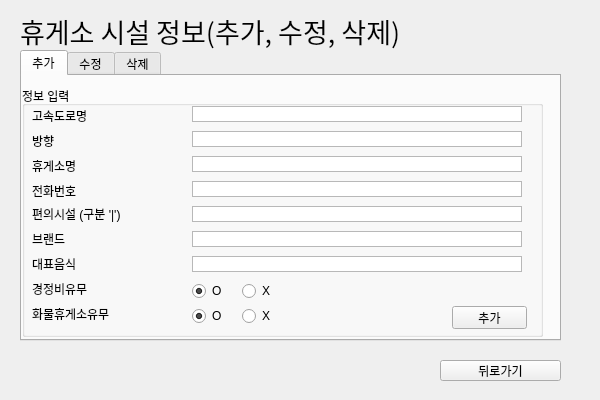
<?xml version="1.0" encoding="UTF-8"?>
<ui version="4.0">
 <class>Form_nood1_3</class>
 <widget class="QWidget" name="Form_nood1_3">
  <property name="geometry">
   <rect>
    <x>0</x>
    <y>0</y>
    <width>600</width>
    <height>400</height>
   </rect>
  </property>
  <property name="windowTitle">
   <string>Form</string>
  </property>
  <property name="layoutDirection">
   <enum>Qt::LeftToRight</enum>
  </property>
  <widget class="QLabel" name="label">
   <property name="geometry">
    <rect>
     <x>20</x>
     <y>10</y>
     <width>491</width>
     <height>41</height>
    </rect>
   </property>
   <property name="font">
    <font>
     <family>Adobe Arabic</family>
     <pointsize>20</pointsize>
    </font>
   </property>
   <property name="text">
    <string>휴게소 시설 정보(추가, 수정, 삭제)</string>
   </property>
  </widget>
  <widget class="QPushButton" name="pushButton">
   <property name="geometry">
    <rect>
     <x>440</x>
     <y>360</y>
     <width>121</width>
     <height>21</height>
    </rect>
   </property>
   <property name="text">
    <string>뒤로가기</string>
   </property>
  </widget>
  <widget class="QTabWidget" name="tabWidget">
   <property name="geometry">
    <rect>
     <x>20</x>
     <y>50</y>
     <width>541</width>
     <height>291</height>
    </rect>
   </property>
   <property name="currentIndex">
    <number>0</number>
   </property>
   <widget class="QWidget" name="add">
    <attribute name="title">
     <string>추가</string>
    </attribute>
    <widget class="QGroupBox" name="groupBox">
     <property name="geometry">
      <rect>
       <x>0</x>
       <y>10</y>
       <width>521</width>
       <height>251</height>
      </rect>
     </property>
     <property name="title">
      <string>정보 입력</string>
     </property>
     <widget class="QLabel" name="label_4">
      <property name="geometry">
       <rect>
        <x>10</x>
        <y>70</y>
        <width>65</width>
        <height>20</height>
       </rect>
      </property>
      <property name="text">
       <string>휴게소명</string>
      </property>
     </widget>
     <widget class="QTextEdit" name="textEdit_4">
      <property name="geometry">
       <rect>
        <x>170</x>
        <y>95</y>
        <width>330</width>
        <height>16</height>
       </rect>
      </property>
      <property name="verticalScrollBarPolicy">
       <enum>Qt::ScrollBarAlwaysOff</enum>
      </property>
      <property name="horizontalScrollBarPolicy">
       <enum>Qt::ScrollBarAlwaysOff</enum>
      </property>
     </widget>
     <widget class="QLabel" name="label_7">
      <property name="geometry">
       <rect>
        <x>10</x>
        <y>195</y>
        <width>81</width>
        <height>16</height>
       </rect>
      </property>
      <property name="text">
       <string>경정비유무</string>
      </property>
     </widget>
     <widget class="QTextEdit" name="textEdit_5">
      <property name="geometry">
       <rect>
        <x>170</x>
        <y>145</y>
        <width>330</width>
        <height>16</height>
       </rect>
      </property>
      <property name="verticalScrollBarPolicy">
       <enum>Qt::ScrollBarAlwaysOff</enum>
      </property>
      <property name="horizontalScrollBarPolicy">
       <enum>Qt::ScrollBarAlwaysOff</enum>
      </property>
     </widget>
     <widget class="QTextEdit" name="textEdit_6">
      <property name="geometry">
       <rect>
        <x>170</x>
        <y>120</y>
        <width>330</width>
        <height>16</height>
       </rect>
      </property>
      <property name="verticalScrollBarPolicy">
       <enum>Qt::ScrollBarAlwaysOff</enum>
      </property>
      <property name="horizontalScrollBarPolicy">
       <enum>Qt::ScrollBarAlwaysOff</enum>
      </property>
     </widget>
     <widget class="QLabel" name="label_9">
      <property name="geometry">
       <rect>
        <x>10</x>
        <y>145</y>
        <width>81</width>
        <height>16</height>
       </rect>
      </property>
      <property name="text">
       <string>브랜드</string>
      </property>
     </widget>
     <widget class="QTextEdit" name="textEdit">
      <property name="geometry">
       <rect>
        <x>170</x>
        <y>20</y>
        <width>330</width>
        <height>16</height>
       </rect>
      </property>
      <property name="verticalScrollBarPolicy">
       <enum>Qt::ScrollBarAlwaysOff</enum>
      </property>
      <property name="horizontalScrollBarPolicy">
       <enum>Qt::ScrollBarAlwaysOff</enum>
      </property>
     </widget>
     <widget class="QLabel" name="label_2">
      <property name="geometry">
       <rect>
        <x>10</x>
        <y>20</y>
        <width>71</width>
        <height>20</height>
       </rect>
      </property>
      <property name="text">
       <string>고속도로명</string>
      </property>
     </widget>
     <widget class="QTextEdit" name="textEdit_3">
      <property name="geometry">
       <rect>
        <x>170</x>
        <y>70</y>
        <width>330</width>
        <height>16</height>
       </rect>
      </property>
      <property name="verticalScrollBarPolicy">
       <enum>Qt::ScrollBarAlwaysOff</enum>
      </property>
      <property name="horizontalScrollBarPolicy">
       <enum>Qt::ScrollBarAlwaysOff</enum>
      </property>
     </widget>
     <widget class="QLabel" name="label_8">
      <property name="geometry">
       <rect>
        <x>10</x>
        <y>220</y>
        <width>91</width>
        <height>16</height>
       </rect>
      </property>
      <property name="text">
       <string>화물휴게소유무</string>
      </property>
     </widget>
     <widget class="QLabel" name="label_3">
      <property name="geometry">
       <rect>
        <x>10</x>
        <y>45</y>
        <width>56</width>
        <height>20</height>
       </rect>
      </property>
      <property name="text">
       <string>방향</string>
      </property>
     </widget>
     <widget class="QLabel" name="label_6">
      <property name="geometry">
       <rect>
        <x>10</x>
        <y>120</y>
        <width>141</width>
        <height>16</height>
       </rect>
      </property>
      <property name="text">
       <string>편의시설 (구분 '|')</string>
      </property>
     </widget>
     <widget class="QTextEdit" name="textEdit_9">
      <property name="geometry">
       <rect>
        <x>170</x>
        <y>170</y>
        <width>330</width>
        <height>16</height>
       </rect>
      </property>
      <property name="verticalScrollBarPolicy">
       <enum>Qt::ScrollBarAlwaysOff</enum>
      </property>
      <property name="horizontalScrollBarPolicy">
       <enum>Qt::ScrollBarAlwaysOff</enum>
      </property>
     </widget>
     <widget class="QTextEdit" name="textEdit_2">
      <property name="geometry">
       <rect>
        <x>170</x>
        <y>45</y>
        <width>330</width>
        <height>16</height>
       </rect>
      </property>
      <property name="verticalScrollBarPolicy">
       <enum>Qt::ScrollBarAlwaysOff</enum>
      </property>
      <property name="horizontalScrollBarPolicy">
       <enum>Qt::ScrollBarAlwaysOff</enum>
      </property>
     </widget>
     <widget class="QLabel" name="label_10">
      <property name="geometry">
       <rect>
        <x>10</x>
        <y>170</y>
        <width>81</width>
        <height>16</height>
       </rect>
      </property>
      <property name="text">
       <string>대표음식</string>
      </property>
     </widget>
     <widget class="QLabel" name="label_5">
      <property name="geometry">
       <rect>
        <x>10</x>
        <y>95</y>
        <width>65</width>
        <height>20</height>
       </rect>
      </property>
      <property name="text">
       <string>전화번호</string>
      </property>
     </widget>
     <widget class="QRadioButton" name="radioButton">
      <property name="geometry">
       <rect>
        <x>170</x>
        <y>195</y>
        <width>81</width>
        <height>20</height>
       </rect>
      </property>
      <property name="text">
       <string>O</string>
      </property>
      <property name="checked">
       <bool>true</bool>
      </property>
      <attribute name="buttonGroup">
       <string notr="true">buttonGroup</string>
      </attribute>
     </widget>
     <widget class="QRadioButton" name="radioButton_2">
      <property name="geometry">
       <rect>
        <x>220</x>
        <y>195</y>
        <width>90</width>
        <height>20</height>
       </rect>
      </property>
      <property name="text">
       <string>X</string>
      </property>
      <property name="checked">
       <bool>false</bool>
      </property>
      <attribute name="buttonGroup">
       <string notr="true">buttonGroup</string>
      </attribute>
     </widget>
     <widget class="QRadioButton" name="radioButton_3">
      <property name="geometry">
       <rect>
        <x>220</x>
        <y>220</y>
        <width>90</width>
        <height>20</height>
       </rect>
      </property>
      <property name="text">
       <string>X</string>
      </property>
      <attribute name="buttonGroup">
       <string notr="true">buttonGroup_2</string>
      </attribute>
     </widget>
     <widget class="QRadioButton" name="radioButton_4">
      <property name="geometry">
       <rect>
        <x>170</x>
        <y>220</y>
        <width>81</width>
        <height>20</height>
       </rect>
      </property>
      <property name="text">
       <string>O</string>
      </property>
      <property name="checked">
       <bool>true</bool>
      </property>
      <attribute name="buttonGroup">
       <string notr="true">buttonGroup_2</string>
      </attribute>
     </widget>
     <widget class="QPushButton" name="pushButton_2">
      <property name="geometry">
       <rect>
        <x>430</x>
        <y>220</y>
        <width>75</width>
        <height>23</height>
       </rect>
      </property>
      <property name="text">
       <string>추가</string>
      </property>
     </widget>
    </widget>
   </widget>
   <widget class="QWidget" name="change">
    <attribute name="title">
     <string>수정</string>
    </attribute>
    <widget class="QGroupBox" name="groupBox_2">
     <property name="geometry">
      <rect>
       <x>0</x>
       <y>10</y>
       <width>521</width>
       <height>251</height>
      </rect>
     </property>
     <property name="title">
      <string>정보 입력</string>
     </property>
     <widget class="QLabel" name="label_11">
      <property name="geometry">
       <rect>
        <x>10</x>
        <y>70</y>
        <width>65</width>
        <height>20</height>
       </rect>
      </property>
      <property name="text">
       <string>휴게소명</string>
      </property>
     </widget>
     <widget class="QTextEdit" name="textEdit_7">
      <property name="geometry">
       <rect>
        <x>170</x>
        <y>95</y>
        <width>330</width>
        <height>16</height>
       </rect>
      </property>
      <property name="verticalScrollBarPolicy">
       <enum>Qt::ScrollBarAlwaysOff</enum>
      </property>
      <property name="horizontalScrollBarPolicy">
       <enum>Qt::ScrollBarAlwaysOff</enum>
      </property>
     </widget>
     <widget class="QLabel" name="label_12">
      <property name="geometry">
       <rect>
        <x>10</x>
        <y>195</y>
        <width>81</width>
        <height>16</height>
       </rect>
      </property>
      <property name="text">
       <string>경정비유무</string>
      </property>
     </widget>
     <widget class="QTextEdit" name="textEdit_8">
      <property name="geometry">
       <rect>
        <x>170</x>
        <y>145</y>
        <width>330</width>
        <height>16</height>
       </rect>
      </property>
      <property name="verticalScrollBarPolicy">
       <enum>Qt::ScrollBarAlwaysOff</enum>
      </property>
      <property name="horizontalScrollBarPolicy">
       <enum>Qt::ScrollBarAlwaysOff</enum>
      </property>
     </widget>
     <widget class="QTextEdit" name="textEdit_10">
      <property name="geometry">
       <rect>
        <x>170</x>
        <y>120</y>
        <width>330</width>
        <height>16</height>
       </rect>
      </property>
      <property name="verticalScrollBarPolicy">
       <enum>Qt::ScrollBarAlwaysOff</enum>
      </property>
      <property name="horizontalScrollBarPolicy">
       <enum>Qt::ScrollBarAlwaysOff</enum>
      </property>
     </widget>
     <widget class="QLabel" name="label_13">
      <property name="geometry">
       <rect>
        <x>10</x>
        <y>145</y>
        <width>81</width>
        <height>16</height>
       </rect>
      </property>
      <property name="text">
       <string>브랜드</string>
      </property>
     </widget>
     <widget class="QTextEdit" name="textEdit_11">
      <property name="geometry">
       <rect>
        <x>170</x>
        <y>20</y>
        <width>330</width>
        <height>16</height>
       </rect>
      </property>
      <property name="verticalScrollBarPolicy">
       <enum>Qt::ScrollBarAlwaysOff</enum>
      </property>
      <property name="horizontalScrollBarPolicy">
       <enum>Qt::ScrollBarAlwaysOff</enum>
      </property>
     </widget>
     <widget class="QTextEdit" name="textEdit_12">
      <property name="geometry">
       <rect>
        <x>170</x>
        <y>70</y>
        <width>330</width>
        <height>16</height>
       </rect>
      </property>
      <property name="verticalScrollBarPolicy">
       <enum>Qt::ScrollBarAlwaysOff</enum>
      </property>
      <property name="horizontalScrollBarPolicy">
       <enum>Qt::ScrollBarAlwaysOff</enum>
      </property>
     </widget>
     <widget class="QLabel" name="label_15">
      <property name="geometry">
       <rect>
        <x>10</x>
        <y>220</y>
        <width>91</width>
        <height>16</height>
       </rect>
      </property>
      <property name="text">
       <string>화물휴게소유무</string>
      </property>
     </widget>
     <widget class="QLabel" name="label_16">
      <property name="geometry">
       <rect>
        <x>10</x>
        <y>45</y>
        <width>56</width>
        <height>20</height>
       </rect>
      </property>
      <property name="text">
       <string>방향</string>
      </property>
     </widget>
     <widget class="QLabel" name="label_17">
      <property name="geometry">
       <rect>
        <x>10</x>
        <y>120</y>
        <width>141</width>
        <height>16</height>
       </rect>
      </property>
      <property name="text">
       <string>편의시설 (구분 '|')</string>
      </property>
     </widget>
     <widget class="QTextEdit" name="textEdit_13">
      <property name="geometry">
       <rect>
        <x>170</x>
        <y>170</y>
        <width>330</width>
        <height>16</height>
       </rect>
      </property>
      <property name="verticalScrollBarPolicy">
       <enum>Qt::ScrollBarAlwaysOff</enum>
      </property>
      <property name="horizontalScrollBarPolicy">
       <enum>Qt::ScrollBarAlwaysOff</enum>
      </property>
     </widget>
     <widget class="QTextEdit" name="textEdit_14">
      <property name="geometry">
       <rect>
        <x>170</x>
        <y>45</y>
        <width>330</width>
        <height>16</height>
       </rect>
      </property>
      <property name="verticalScrollBarPolicy">
       <enum>Qt::ScrollBarAlwaysOff</enum>
      </property>
      <property name="horizontalScrollBarPolicy">
       <enum>Qt::ScrollBarAlwaysOff</enum>
      </property>
     </widget>
     <widget class="QLabel" name="label_18">
      <property name="geometry">
       <rect>
        <x>10</x>
        <y>170</y>
        <width>81</width>
        <height>16</height>
       </rect>
      </property>
      <property name="text">
       <string>대표음식</string>
      </property>
     </widget>
     <widget class="QLabel" name="label_19">
      <property name="geometry">
       <rect>
        <x>10</x>
        <y>95</y>
        <width>65</width>
        <height>20</height>
       </rect>
      </property>
      <property name="text">
       <string>전화번호</string>
      </property>
     </widget>
     <widget class="QRadioButton" name="radioButton_5">
      <property name="geometry">
       <rect>
        <x>170</x>
        <y>195</y>
        <width>81</width>
        <height>20</height>
       </rect>
      </property>
      <property name="text">
       <string>O</string>
      </property>
      <property name="checked">
       <bool>true</bool>
      </property>
      <attribute name="buttonGroup">
       <string notr="true">buttonGroup_3</string>
      </attribute>
     </widget>
     <widget class="QRadioButton" name="radioButton_6">
      <property name="geometry">
       <rect>
        <x>220</x>
        <y>195</y>
        <width>90</width>
        <height>20</height>
       </rect>
      </property>
      <property name="text">
       <string>X</string>
      </property>
      <attribute name="buttonGroup">
       <string notr="true">buttonGroup_3</string>
      </attribute>
     </widget>
     <widget class="QRadioButton" name="radioButton_7">
      <property name="geometry">
       <rect>
        <x>220</x>
        <y>220</y>
        <width>90</width>
        <height>20</height>
       </rect>
      </property>
      <property name="text">
       <string>X</string>
      </property>
      <property name="checked">
       <bool>false</bool>
      </property>
      <attribute name="buttonGroup">
       <string notr="true">buttonGroup_4</string>
      </attribute>
     </widget>
     <widget class="QRadioButton" name="radioButton_8">
      <property name="geometry">
       <rect>
        <x>170</x>
        <y>220</y>
        <width>81</width>
        <height>20</height>
       </rect>
      </property>
      <property name="text">
       <string>O</string>
      </property>
      <property name="checked">
       <bool>true</bool>
      </property>
      <attribute name="buttonGroup">
       <string notr="true">buttonGroup_4</string>
      </attribute>
     </widget>
     <widget class="QPushButton" name="pushButton_3">
      <property name="geometry">
       <rect>
        <x>430</x>
        <y>220</y>
        <width>75</width>
        <height>23</height>
       </rect>
      </property>
      <property name="text">
       <string>수정</string>
      </property>
     </widget>
     <widget class="QLabel" name="label_14">
      <property name="geometry">
       <rect>
        <x>10</x>
        <y>20</y>
        <width>71</width>
        <height>20</height>
       </rect>
      </property>
      <property name="text">
       <string>고속도로명</string>
      </property>
     </widget>
    </widget>
   </widget>
   <widget class="QWidget" name="delete">
    <attribute name="title">
     <string>삭제</string>
    </attribute>
    <widget class="QTextEdit" name="textEdit_15">
     <property name="geometry">
      <rect>
       <x>90</x>
       <y>10</y>
       <width>381</width>
       <height>31</height>
      </rect>
     </property>
    </widget>
    <widget class="QComboBox" name="comboBox">
     <property name="geometry">
      <rect>
       <x>10</x>
       <y>10</y>
       <width>71</width>
       <height>31</height>
      </rect>
     </property>
     <item>
      <property name="text">
       <string>휴게소명</string>
      </property>
     </item>
     <item>
      <property name="text">
       <string>고속도로명</string>
      </property>
     </item>
    </widget>
    <widget class="QPushButton" name="pushButton_4">
     <property name="geometry">
      <rect>
       <x>430</x>
       <y>230</y>
       <width>75</width>
       <height>23</height>
      </rect>
     </property>
     <property name="text">
      <string>삭제</string>
     </property>
    </widget>
    <widget class="QTableWidget" name="tableWidget_2">
     <property name="geometry">
      <rect>
       <x>10</x>
       <y>50</y>
       <width>511</width>
       <height>171</height>
      </rect>
     </property>
     <property name="mouseTracking">
      <bool>false</bool>
     </property>
     <attribute name="horizontalHeaderMinimumSectionSize">
      <number>27</number>
     </attribute>
     <column>
      <property name="text">
       <string>휴게소명</string>
      </property>
     </column>
     <column>
      <property name="text">
       <string>고속도로명</string>
      </property>
     </column>
     <column>
      <property name="text">
       <string>방향</string>
      </property>
     </column>
     <column>
      <property name="text">
       <string>보유 편의시설</string>
      </property>
     </column>
     <column>
      <property name="text">
       <string>전화번호</string>
      </property>
     </column>
    </widget>
    <widget class="QPushButton" name="pushButton_5">
     <property name="geometry">
      <rect>
       <x>480</x>
       <y>10</y>
       <width>41</width>
       <height>31</height>
      </rect>
     </property>
     <property name="text">
      <string>검색</string>
     </property>
    </widget>
   </widget>
  </widget>
 </widget>
 <resources/>
 <connections>
  <connection>
   <sender>pushButton_4</sender>
   <signal>clicked()</signal>
   <receiver>Form_nood1_3</receiver>
   <slot>dialog_delete()</slot>
   <hints>
    <hint type="sourcelabel">
     <x>452</x>
     <y>323</y>
    </hint>
    <hint type="destinationlabel">
     <x>288</x>
     <y>405</y>
    </hint>
   </hints>
  </connection>
  <connection>
   <sender>pushButton</sender>
   <signal>clicked()</signal>
   <receiver>Form_nood1_3</receiver>
   <slot>slot1_nood1()</slot>
   <hints>
    <hint type="sourcelabel">
     <x>375</x>
     <y>382</y>
    </hint>
    <hint type="destinationlabel">
     <x>424</x>
     <y>405</y>
    </hint>
   </hints>
  </connection>
  <connection>
   <sender>pushButton_2</sender>
   <signal>clicked()</signal>
   <receiver>Form_nood1_3</receiver>
   <slot>dialog_add()</slot>
   <hints>
    <hint type="sourcelabel">
     <x>452</x>
     <y>323</y>
    </hint>
    <hint type="destinationlabel">
     <x>67</x>
     <y>406</y>
    </hint>
   </hints>
  </connection>
  <connection>
   <sender>pushButton_3</sender>
   <signal>clicked()</signal>
   <receiver>Form_nood1_3</receiver>
   <slot>dialog_chang()</slot>
   <hints>
    <hint type="sourcelabel">
     <x>498</x>
     <y>314</y>
    </hint>
    <hint type="destinationlabel">
     <x>577</x>
     <y>313</y>
    </hint>
   </hints>
  </connection>
 </connections>
 <slots>
  <slot>dialog_add()</slot>
  <slot>dialog_chang()</slot>
  <slot>dialog_delete()</slot>
  <slot>slot1_nood1()</slot>
 </slots>
 <buttongroups>
  <buttongroup name="buttonGroup"/>
  <buttongroup name="buttonGroup_2"/>
  <buttongroup name="buttonGroup_3"/>
  <buttongroup name="buttonGroup_4"/>
 </buttongroups>
</ui>
